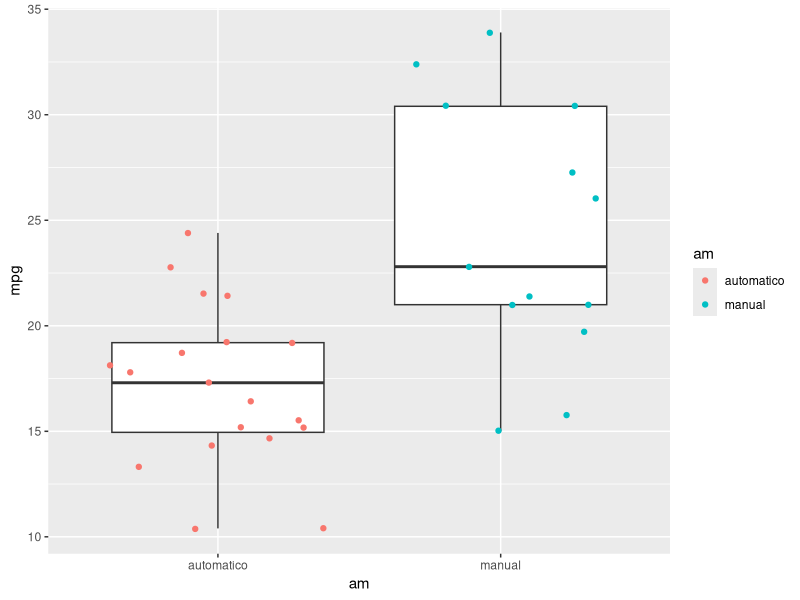
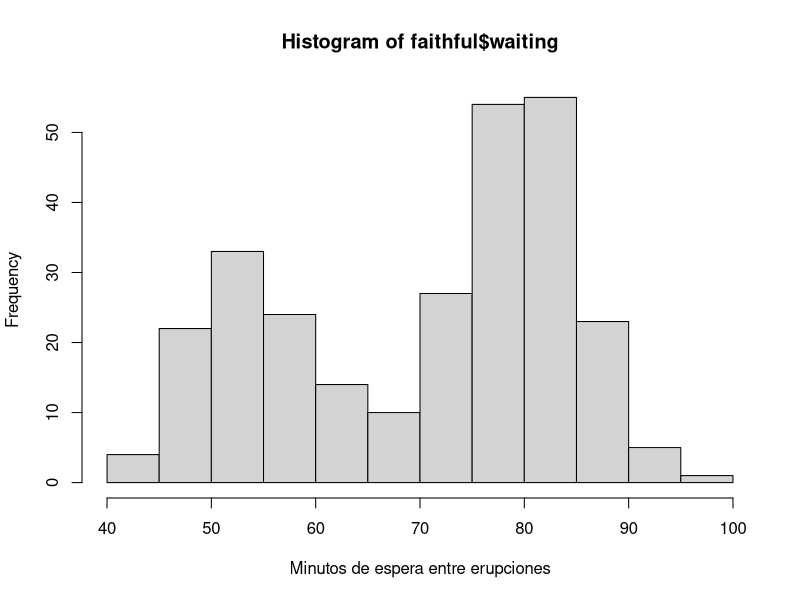
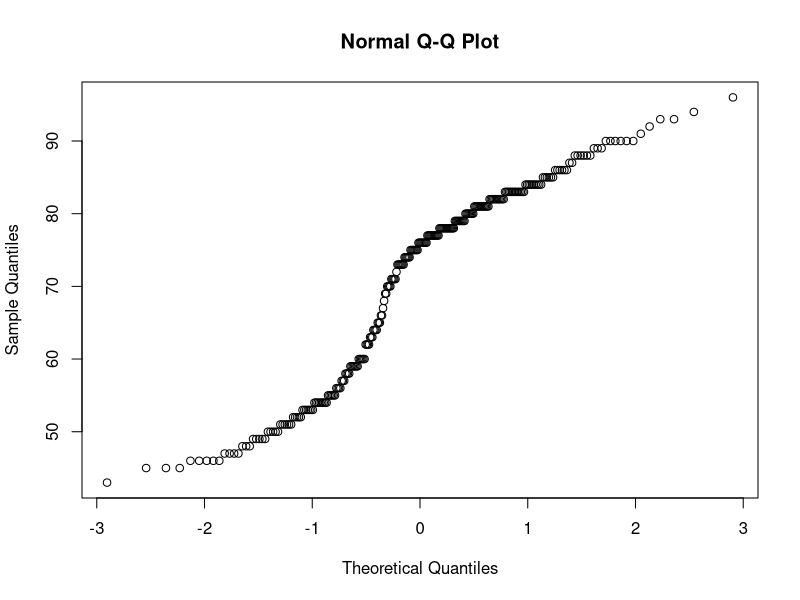
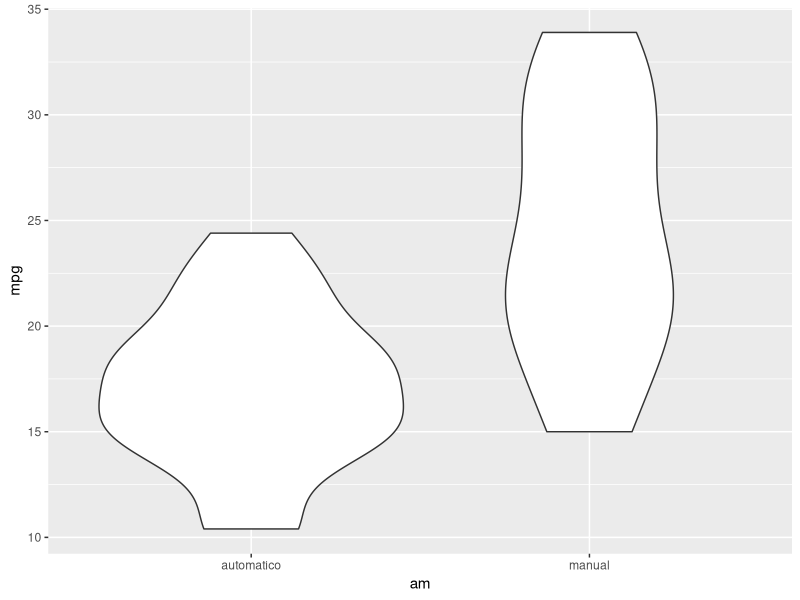
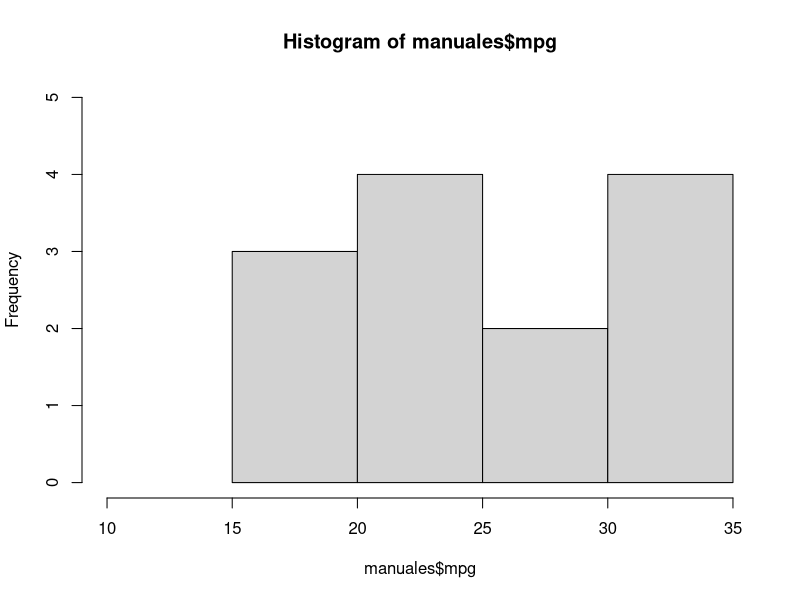
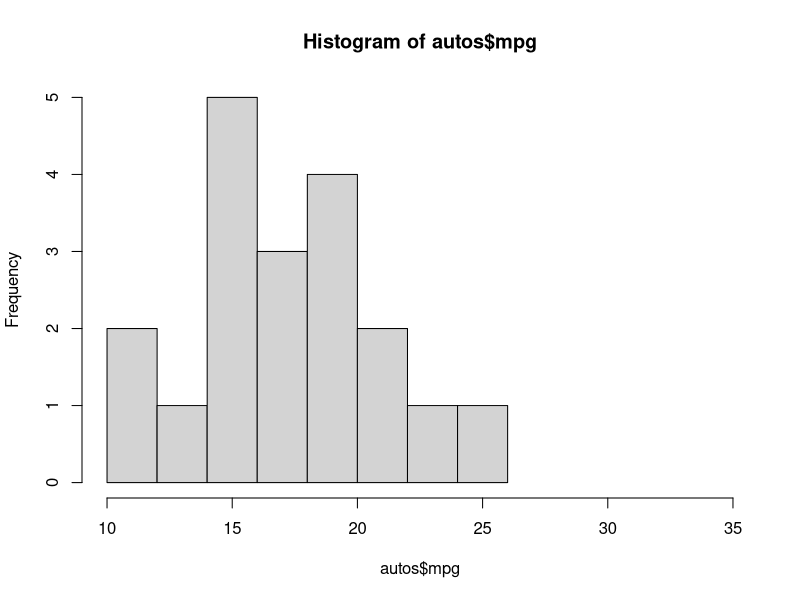
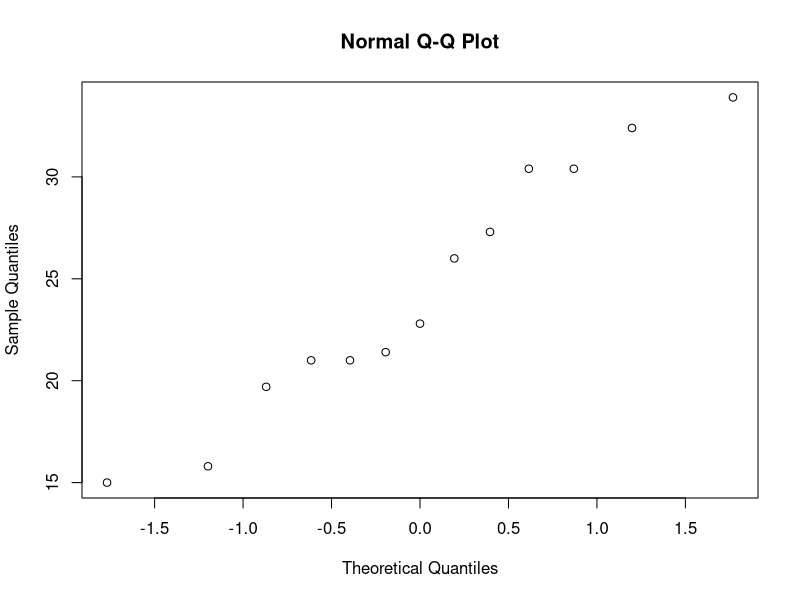

Write R code to recreate these figures, in order.
## ---- chunk 1
knitr::opts_chunk$set(echo = FALSE, warning = FALSE, message = FALSE)
suppressMessages(suppressWarnings(library(tidyverse, quietly = TRUE)))
## ---- chunk 2
data("faithful")
t.test(x = faithful$waiting, mu = 60, alternative = "two.sided")
## ---- chunk 3
data("mtcars")
mt <- mtcars
mt$am <- ifelse(mtcars$am  == 0, "automatico", "manual")
mt <- as.data.frame(mt)
ggplot(mt, aes(x = am, y = mpg)) + geom_boxplot() + geom_jitter(aes(color = am))
## ---- chunk 4
t.test(mpg ~ am, data = mtcars, var.equal =TRUE)
## ---- chunk 5
hist(faithful$waiting, xlab = "Minutos de espera entre erupciones")
## ---- chunk 6
qqnorm(faithful$waiting)
## ---- chunk 7
shapiro.test(faithful$waiting)
## ---- chunk 8
data("faithful")
wilcox.test(x = faithful$waiting, mu = 60, alternative = "two.sided")
## ---- chunk 9
data("mtcars")
mt <- mtcars
mt$am <- ifelse(mtcars$am  == 0, "automatico", "manual")
mt <- as.data.frame(mt)
## ---- chunk 10
ggplot(mt, aes(x = am, y = mpg)) + geom_violin()
## ---- chunk 11
manuales <- mt %>% filter(am == "manual")
## ---- chunk 12
hist(manuales$mpg, xlim = c(10,35), ylim = c(0,5))
## ---- chunk 13
autos <- mt %>% filter(am == "automatico")
## ---- chunk 14
hist(autos$mpg, xlim = c(10,35), ylim = c(0,5))
## ---- chunk 15
qqnorm(manuales$mpg)
